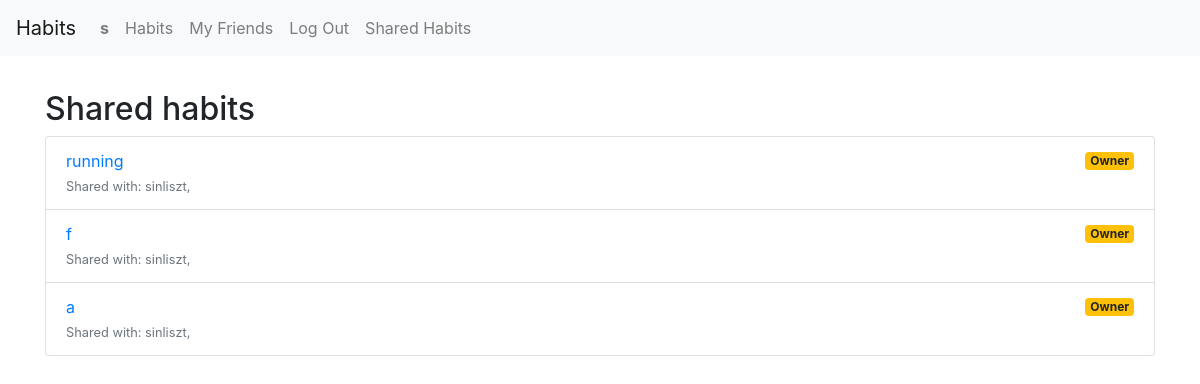
Before: /shared/ (signed in) with the older database file.
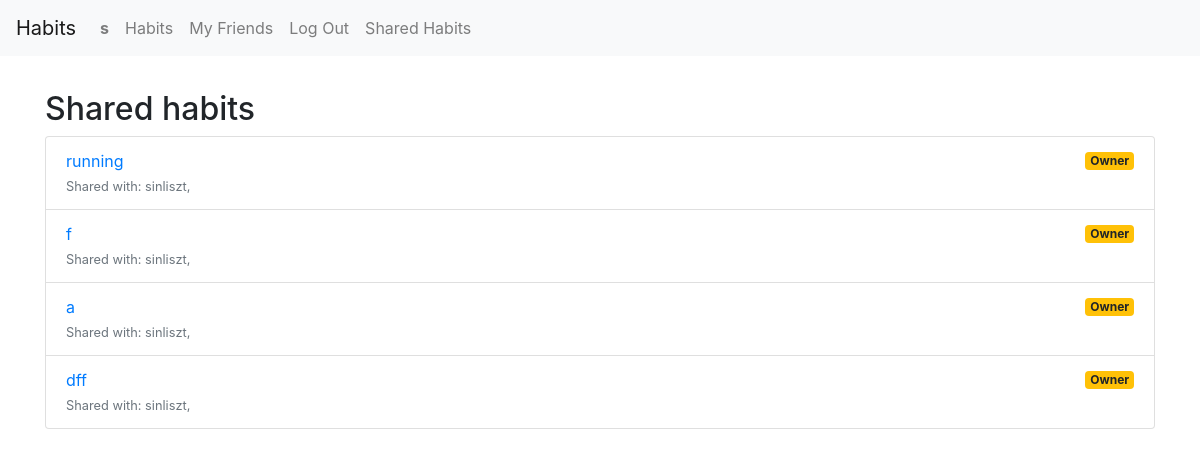
After: the same page with the newer database file.
### tracker/models.py (models this page shows, shortened)
class Habit(models.Model):
    name = models.CharField(max_length=100)
    created_at = models.DateField(auto_now_add=True)
    description = models.TextField(blank=True)
    users = models.ManyToManyField(User, related_name="shared_habits")
    owner = models.ForeignKey(User, on_delete=models.CASCADE, related_name="habits_owned", null=True, blank=True)
    target_minutes = models.PositiveIntegerField(default=30)
    category = models.ForeignKey(Category, on_delete=models.CASCADE, related_name='habits')

class User(AbstractUser):
    friends = models.ManyToManyField("self", symmetrical=True, blank=True)

### tracker/views.py (the view)
# urls.py: path("shared/", views.shared_habits_view, name="shared_habits"),
@login_required
def shared_habits_view(request):
    shared_habits = Habit.objects.filter(users=request.user)
    shared_habits = [habit for habit in shared_habits if habit.users.count() > 1]
    return render(request, "tracker/shared_habits.html", {
        "habits": shared_habits,
    })

### tracker/templates/tracker/shared_habits.html
{% extends "tracker/layout.html" %}
{% load static %}
{% block body %}
    <div class="container mt-4">
        <h2>Shared habits</h2>
        {% if habits %}
            <ul class="list-group">
                {% for habit in habits %}
                    <li class="list-group-item">
                        <div class="d-flex justify-content-between align-items-center">
                            <a href="{% url 'habit_detail' habit.id %}">{{ habit.name }}</a>
                            {% if habit.owner == request.user %}
                                <span class="badge bg-info">Shared</span>
                            {% else %}
                                <span class="badge bg-warning">Owner</span>
                            {% endif %}
                        </div>
                        <small class="text-muted">
                            Shared with:
                            {% for user in habit.users.all %}
                                {% if user != request.user %}
                                    {{ user.username }}{% if not forloop.last %}, {% endif %}
                                {% endif %}
                            {% endfor %}
                        </small>
                    </li>
                {% endfor %}
            </ul>
        {% else %}
            <div class="alert alert-info">You have no shared habits</div>
        {% endif %}
    </div>
{% endblock %}

Changed rows visible on the page:
added Habit: name "dff", shows "Owner", User (username "sinliszt")
